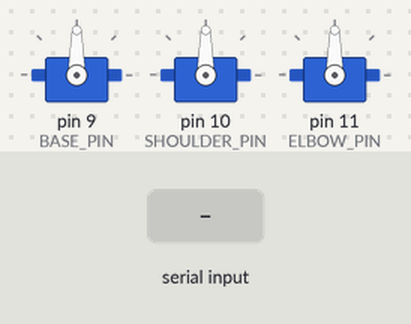
A sketch run on a simulated Arduino Uno, built with avr-gcc and run on an emulated ATmega328P. On the bench: 3 × servo. The test bench sets the inputs (shaded band). What the sketch prints to the serial monitor is not drawn.

Above: at 1.2 s.
1.3 s: "d" received over Serial
At 1.6 s:
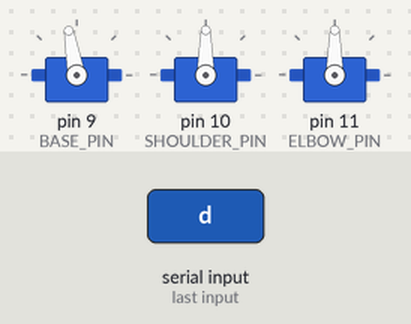
2.8 s: "w" received over Serial
At 3.9 s:
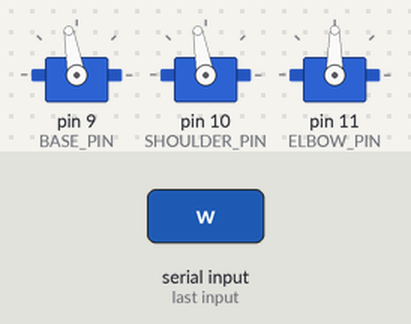
4.3 s: "a" received over Serial
At 5.1 s:
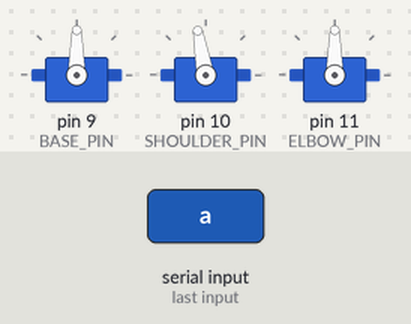
5.8 s: "q" received over Serial
At 6.2 s:
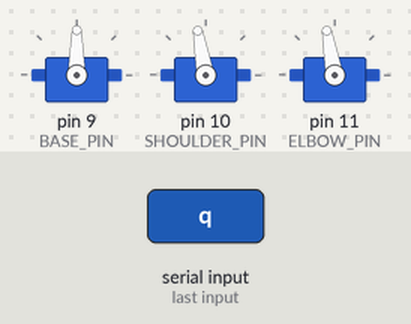
7.3 s: "s" received over Serial
At 8.5 s:
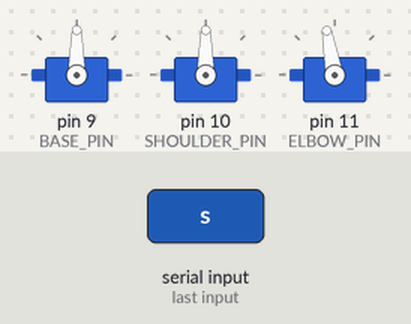
8.8 s: "d" received over Serial
At 9.7 s:
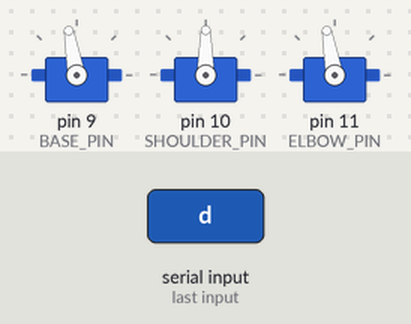
Timing chart, 0 to 11.3 s (numbered marks = the images above; inputs shaded):
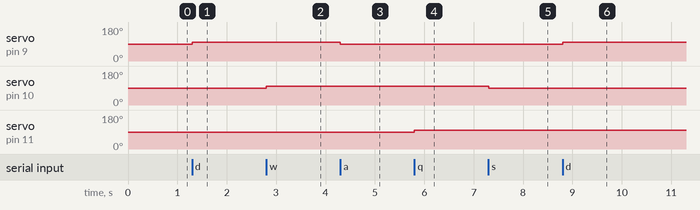

Measured:
- after the input at 1.3 s, servo on pin 9 (BASE_PIN): 90° → 100° at once
- after the input at 2.8 s, servo on pin 10 (SHOULDER_PIN): 90° → 100° at once
- after the input at 4.3 s, servo on pin 9 (BASE_PIN): 100° → 90° at once
- after the input at 5.8 s, servo on pin 11 (ELBOW_PIN): 90° → 100° at once
- after the input at 7.3 s, servo on pin 10 (SHOULDER_PIN): 100° → 90° at once
- after the input at 8.8 s, servo on pin 9 (BASE_PIN): 90° → 100° at once

The sketch:

sketch.ino
```cpp
#include <Servo.h>

Servo BASE;
Servo SHOULDER;
Servo ELBOW;

const int BASE_PIN     = 9;
const int SHOULDER_PIN = 10;
const int ELBOW_PIN    = 11;

// Current positions
int BASE_POS     = 90;
int SHOULDER_POS = 90;
int ELBOW_POS    = 90;

const int STEP = 10;  // degrees per command

void setup() {
  Serial.begin(9600);

  BASE.attach(BASE_PIN);
  SHOULDER.attach(SHOULDER_PIN);
  ELBOW.attach(ELBOW_PIN);

  // Move to home position
  BASE.write(BASE_POS);
  SHOULDER.write(SHOULDER_POS);
  ELBOW.write(ELBOW_POS);

  Serial.println("Robotic Arm Controller Ready");
  Serial.println("Commands:");
  Serial.println("  a/d — base left/right");
  Serial.println("  w/s — shoulder up/down");
  Serial.println("  q/e — elbow up/down");
  Serial.println("  h   — home position");
}

int clamp(int val, int minVal, int maxVal) {
  if (val < minVal) return minVal;
  if (val > maxVal) return maxVal;
  return val;
}

void printStatus() {
  Serial.print("[ARM] Base: ");
  Serial.print(BASE_POS);
  Serial.print("  Shoulder: ");
  Serial.print(SHOULDER_POS);
  Serial.print("  Elbow: ");
  Serial.println(ELBOW_POS);
}

void loop() {
  if (Serial.available()) {
    char CMD = Serial.read();

    switch (CMD) {
      case 'a':
        BASE_POS = clamp(BASE_POS - STEP, 0, 180);
        BASE.write(BASE_POS);
        Serial.println("[BASE] Left");
        break;

      case 'd':
        BASE_POS = clamp(BASE_POS + STEP, 0, 180);
        BASE.write(BASE_POS);
        Serial.println("[BASE] Right");
        break;

      case 'w':
        SHOULDER_POS = clamp(SHOULDER_POS + STEP, 0, 180);
        SHOULDER.write(SHOULDER_POS);
        Serial.println("[SHOULDER] Up");
        break;

      case 's':
        SHOULDER_POS = clamp(SHOULDER_POS - STEP, 0, 180);
        SHOULDER.write(SHOULDER_POS);
        Serial.println("[SHOULDER] Down");
        break;

      case 'q':
        ELBOW_POS = clamp(ELBOW_POS + STEP, 0, 180);
        ELBOW.write(ELBOW_POS);
        Serial.println("[ELBOW] Up");
        break;

      case 'e':
        ELBOW_POS = clamp(ELBOW_POS - STEP, 0, 180);
        ELBOW.write(ELBOW_POS);
        Serial.println("[ELBOW] Down");
        break;

      case 'h':
        BASE_POS = SHOULDER_POS = ELBOW_POS = 90;
        BASE.write(90);
        SHOULDER.write(90);
        ELBOW.write(90);
        Serial.println("[HOME] All joints reset to 90°");
        break;
    }

    printStatus();
  }
}
```
